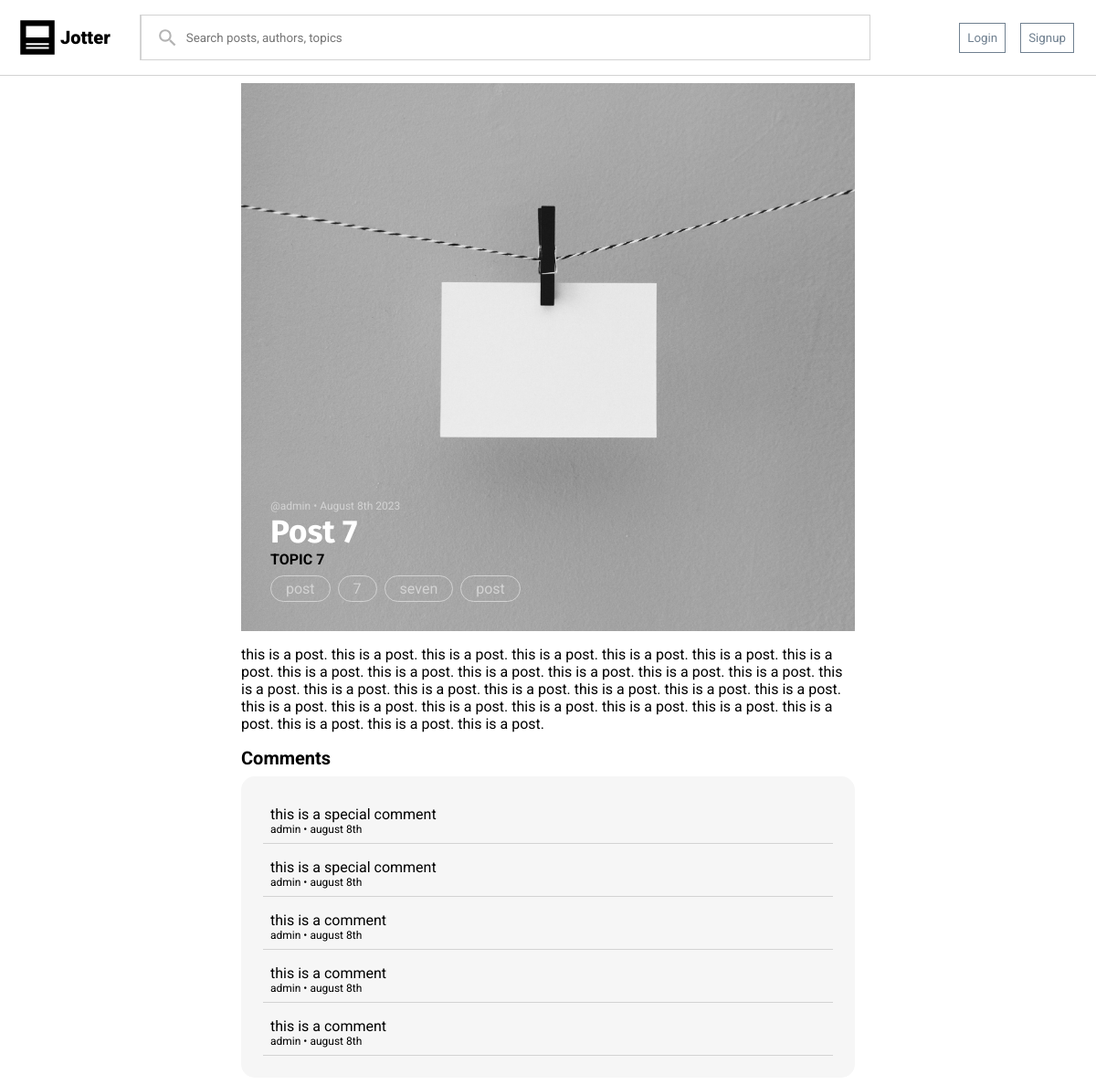
/post/post-7/, run on the app's committed database.
### blog/models.py (models this page shows, shortened)
class Post(models.Model):
    uuid = models.UUIDField(default=uuid4, auto_created=True)
    author = models.ForeignKey(settings.AUTH_USER_MODEL, on_delete=models.CASCADE)
    topic = models.ForeignKey(Topic, on_delete=models.CASCADE)
    title = models.CharField(max_length=150)
    text = models.TextField()
    dateAdded = models.DateTimeField(auto_now_add=True)
    slug = models.SlugField(null=False)
    tags = models.CharField(max_length=50)
    likes = models.ManyToManyField(settings.AUTH_USER_MODEL, through='Like', related_name='likedPosts')
    class Meta:
        ordering = ('-dateAdded',)

class Topic(models.Model):
    title = models.CharField(max_length=25)
    uuid = models.UUIDField(default=uuid4)
    def __str__(self):
        return self.title

class Comment(models.Model):
    uuid = models.UUIDField(default=uuid4)
    post = models.ForeignKey(Post, on_delete=models.CASCADE)
    author = models.ForeignKey(settings.AUTH_USER_MODEL, on_delete=models.CASCADE)
    parent = models.ForeignKey('self', on_delete=models.CASCADE, null=True, blank=True, related_name='replies')
    text = models.TextField()
    dateAdded = models.DateTimeField(auto_now_add=True, auto_created=True)
    class Meta:
        ordering = ['-dateAdded']

### accounts/models.py (models this page shows)
class CustomUser(AbstractUser):
    bio = models.TextField(max_length=500, blank=True)
    following = models.ManyToManyField('self', blank=True)
    followers = models.ManyToManyField('self', blank=True)
    socialLinks = models.TextField(blank=True)
    topics = models.ManyToManyField(Topic, blank=True, related_name='followers')
    def __str__(self):
        return self.username

### blog/views.py (the view)
# urls.py: path('post/<str:slug>/', PostDetail.as_view(), name="postDetail"),
class PostDetail(DetailView):
    model = Post
    template_name = "blog/postDetail.html"
    slug_field = "slug"
    def get(self, request, *args, **kwargs):
        post = super(PostDetail, self).get_object()
        tags = post.tags.split(',')
        comments = post.comment_set.all()
        context = {'post': post, 'comments': comments, 'tags': tags}
        return render(request, self.template_name, context)

### blog/templates/blog/postDetail.html (shortened to what this page needs)
{% extends "blog/base.html" %}
{% load static %}
{% block staticfiles %}
<link rel="stylesheet" href="{% static 'blog/css/postDetail.css' %}">
<link rel="stylesheet" href="{% static 'blog/css/blogComment.css' %}">
{% endblock staticfiles%}
{% block content %}
<div class="postDetail">
    <div class="header">
        <div class="auth-time"><a href="{% url 'accounts:profile' post.author %}">@{{ post.author }}</a> • {{ post.dateAdded|date:"F jS o" }}</div>
        <div class="title">{{ post.title|title }}</div>
        <div class="topic"><a href="{% url 'blog:topicDetail' post.topic.uuid %}">{{ post.topic|upper }}</a></div>
        <div class="tags">
            {% for tag in tags %}
                <div class="tag">{{ tag }}</div>
            {% endfor %}
        </div>
    </div>
    <div class="content">{{ post.text|linebreaks }}</div>
    <div class="comment"><a href="{% url 'blog:newComment' post.uuid %}">Comments</a></div>
    {% if comments %}
    <div class="comments">
        {% for comment in comments %}
        {% include "blog/blogComment.html" %}
        {% endfor %}
    </div>
    {% endif %}
</div>
{% endblock content %}

### blog/templates/blog/blogComment.html
<div class="comment-main">
    <div class="comment-div">
        <div class="text">{{ comment.text }}</div>
        <div class="footer">
            <div class="author-date"><a href="{% url 'accounts:profile' comment.author %}">{{ comment.author }}</a> • {{ comment.dateAdded|date:"F jS"|lower }}</div>
        </div>
    </div>
</div>

### blog/static/blog/css/base.css (style rules this page uses)
* { margin: 0; box-sizing: border-box; font-family: 'Roboto', sans-serif; }
body { width: 100vw; }
a { text-decoration: none; color: black; }

### blog/static/blog/css/postDetail.css (style rules this page uses)
.postDetail { width: 100%; }
.postDetail { padding: 0 200px; }
.postDetail > .header { background-image: url('../img/blank.jpg'); background-position: center; background-size: cover; height: 600px; width: 100%; display: flex; flex-direction: column; justify-content: end; align-items: start; padding: 32px; }
.header > .title { font-family: 'Fira Sans', Arial, Helvetica, sans-serif; font-weight: 700; font-size: 35px; color: white; }
.header > .topic a { font-weight: 700; }
.header > .auth-time, .header > .auth-time a { font-size: 12px; color: lightgray; }
.header > .tags { display: flex; flex-direction: row; gap: 8px; margin-top: 8px; }
.header .tag { border: 1px solid lightgray; padding: 4px 16px; border-radius: 25px; color: lightgray; }
.postDetail > .content { margin: 16px 0; }
.postDetail > .comment { font-weight: 700; font-size: 20px; }
.postDetail > .comments { border-radius: 15px; padding: 16px; background-color: rgb(246, 246, 246); margin-top: 8px; }

### blog/static/blog/css/blogComment.css (style rules this page uses)
.comment-main { margin: 8px; border-bottom: 1px solid lightgray; padding: 8px; }
.comment-main .footer { font-size: 12px; }

### data on the page
Post: author "admin", dateAdded "August 8th 2023", title "Post 7", topic "TOPIC 7", text "this is a post. this is a post. this is a post. this is a post. this is a post. this is a post. this is a post. this is a post. this is a post. this is a post. this is a post. this is a post. this is a post. this is a post. this is a post. this is a post. this is a post. this is a post. this is a post. this is a post. this is a post. this is a post. this is a post. this is a post. this is a post. this is a post. this is a post. this is a post. this is a post. this is a post."
Comment: text "this is a special comment", author "admin", dateAdded "august 8th"
Comment: text "this is a special comment", author "admin", dateAdded "august 8th"
Comment: text "this is a comment", author "admin", dateAdded "august 8th"
Comment: text "this is a comment", author "admin", dateAdded "august 8th"
Comment: text "this is a comment", author "admin", dateAdded "august 8th"

### other printed values
{{ tag }} "post" "7" "seven" "post"
